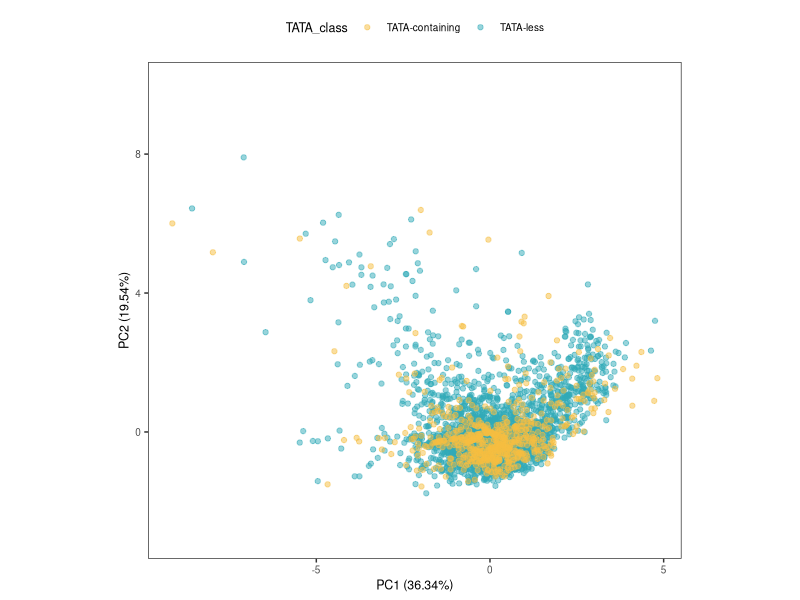

The R script that drew this image: (Note: this script raises an error after producing the figure.)
rm(list = ls())

library(tidyverse)

# load imputed values
imp = as.matrix(read.csv("data/imputed_missing_values/imputed_residence_times.csv") %>% 
                  column_to_rownames(var = "X"))

# load synthesis rates and get quartiles 
TATA = read.csv("data/TATA_information.csv")


# PCA of genes
genePCA = function(inputData, scaled = TRUE){
  if (scaled == TRUE){
    pca = prcomp(inputData, scale. = TRUE)
  } else {
    pca = prcomp(inputData, scale. = FALSE)
  }
  
  variance = round((pca$sdev^2 / sum(pca$sdev^2))*100, digits = 2)
  PCA_out = as.data.frame(pca$x) %>% 
    rownames_to_column(var = "gene")
  
  output = list(PCA_out = PCA_out, variance = variance)
  
  return(output)
}

# a) imputed observations
output = genePCA(inputData = imp, scaled = TRUE)
plotData = output$PCA_out %>% 
  left_join(TATA) 
variance = output$variance

# p = ggplot(plotData, aes(x = PC1, y = PC2, color = cropped))
# p + geom_point(alpha = 0.1, color = "grey70", size = 0.5) +
#   geom_point(data = plotData %>% dplyr::filter(!is.na(synthesis_perCell_perMin)), 
#              alpha = 0.7, size =0.5) +
#   theme_bw() +
#   xlab(paste('PC1 (', variance[1],'%)', sep = ""))+
#   ylab(paste('PC2 (', variance[2],'%)', sep = "")) +
#   coord_fixed() +
#   scale_color_viridis_c(option = "B", direction = -1) +
#   ylim(-3, 10) +
#   theme(panel.background = element_rect(fill = "transparent"), # bg of the panel
#         plot.background = element_rect(fill = "transparent", color = NA),
#         legend.background = element_rect(fill = "transparent"),
#         text = element_text(size=10),
#         strip.background=element_rect(colour="black",
#                                       fill="white"),
#         panel.grid.major = element_blank(), 
#         panel.grid.minor = element_blank(), 
#         legend.position = "top") +
#   guides(color = guide_colorbar(title = paste("synthesis rate", "[mRNA/cell/min]", sep = "\n")))
# ggsave("figures/panels/fig4/PCA_genes.pdf", width = 7, height = 7, units = "cm")

p = ggplot(plotData %>% filter(!is.na(TATA_class)), aes(x = PC1, y = PC2, color = TATA_class))
p + geom_point(data = plotData %>% filter(!is.na(TATA_class) & TATA_class == "TATA-less"),alpha = 0.5) +
  geom_point(data = plotData %>% filter(!is.na(TATA_class) & TATA_class == "TATA-containing"),alpha = 0.5) +
  #stat_summary_2d(bins = 30, color = "transparent") +
  theme_bw() +
  xlab(paste('PC1 (', variance[1],'%)', sep = ""))+
  ylab(paste('PC2 (', variance[2],'%)', sep = "")) +
  coord_fixed() +
  scale_color_manual(values= c("#F5BE41", "#31A9B8", "grey70")) +
  ylim(-3, 10)+
  theme(panel.background = element_rect(fill = "transparent"), # bg of the panel
        plot.background = element_rect(fill = "transparent", color = NA),
        legend.background = element_rect(fill = "transparent"),
        text = element_text(size=9),
        strip.background=element_rect(colour="black",
                                      fill="white"),
        panel.grid.major = element_blank(), 
        panel.grid.minor = element_blank(), 
        legend.position = "top")
ggsave("figures/panels/TATA_PCA_genes.pdf", width = 6.5, height = 6.5, units = "cm")
